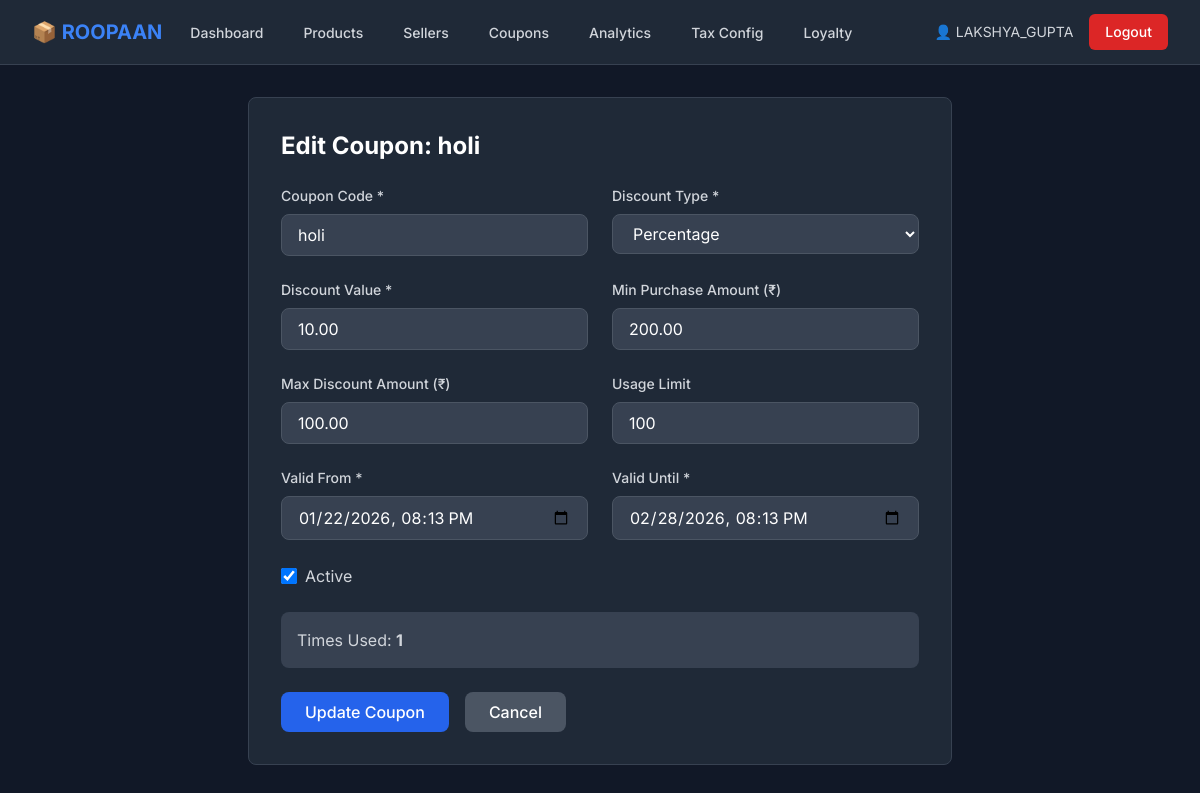
The page /inventory/coupons/edit/1/ (signed in) on the database as committed earlier.
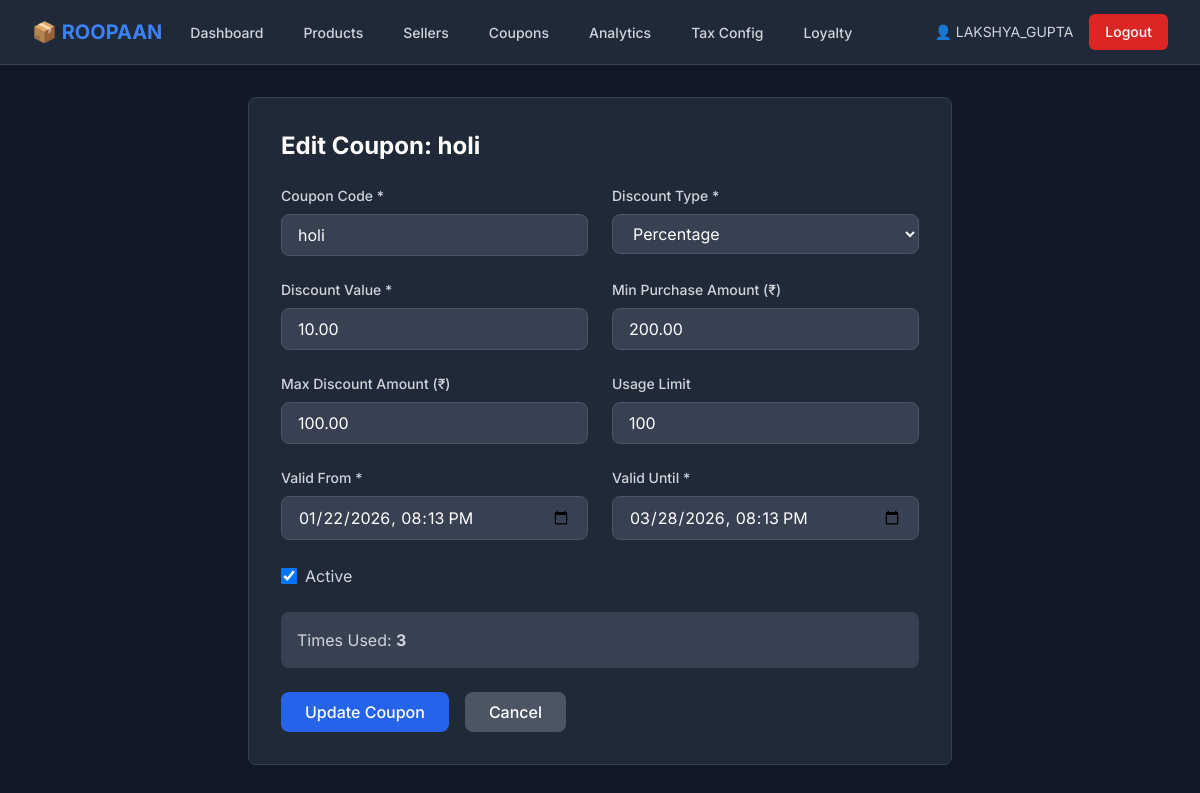
The same page on the database as committed later.
### inventory/models.py (models this page shows, shortened)
class Coupon(models.Model):
    DISCOUNT_TYPE_CHOICES = [
        ('percentage', 'Percentage'),
        ('fixed', 'Fixed Amount'),
    ]
    code = models.CharField(max_length=50, unique=True)
    discount_type = models.CharField(max_length=20, choices=DISCOUNT_TYPE_CHOICES, default='percentage')
    discount_value = models.DecimalField(
        max_digits=10,
        decimal_places=2,
        validators=[MinValueValidator(Decimal('0.00'))]
    )
    min_purchase_amount = models.DecimalField(
        max_digits=10,
        decimal_places=2,
        default=Decimal('0.00'),
        validators=[MinValueValidator(Decimal('0.00'))]
    )
    max_discount_amount = models.DecimalField(
        max_digits=10,
        decimal_places=2,
        null=True,
        blank=True,
        validators=[MinValueValidator(Decimal('0.00'))]
    )
    is_active = models.BooleanField(default=True)
    valid_from = models.DateTimeField()
    valid_until = models.DateTimeField()
    usage_limit = models.IntegerField(null=True, blank=True)
    times_used = models.IntegerField(default=0)
    created_at = models.DateTimeField(auto_now_add=True)
    created_by = models.ForeignKey(User, on_delete=models.SET_NULL, null=True)

### inventory/views.py (the view)
# urls.py: path('coupons/edit/<int:coupon_id>/', views.edit_coupon, name='edit_coupon'),
@login_required
@user_passes_test(is_inventory_manager)
def edit_coupon(request, coupon_id):
    coupon = get_object_or_404(Coupon, id=coupon_id)
    if request.method == 'POST':
        form = CouponForm(request.POST, instance=coupon)
        if form.is_valid():
            form.save()
            messages.success(request, 'Coupon updated successfully!')
            return redirect('inventory:coupon_list')
    else:
        form = CouponForm(instance=coupon)
    return render(request, 'inventory/edit_coupon.html', {'form': form, 'coupon': coupon})

### inventory/views.py (called while the page is built)
def is_inventory_manager(user):
    return user.is_authenticated and user.user_type == 'inventory'

### templates/inventory/edit_coupon.html (shortened to what this page needs)
{% extends 'base.html' %}
{% block content %}
<div class="max-w-3xl mx-auto px-4 sm:px-6 lg:px-8 py-8">
    <div class="bg-gray-800 rounded-lg p-8 border border-gray-700">
        <h1 class="text-2xl font-bold text-white mb-6">Edit Coupon: {{ coupon.code }}</h1>
        <form method="POST" class="space-y-6">
            <div class="grid grid-cols-1 md:grid-cols-2 gap-6">
                <div>
                    <label class="block text-sm font-medium text-gray-300 mb-2">Coupon Code *</label>
                    {{ form.code }}
                </div>
                <div>
                    <label class="block text-sm font-medium text-gray-300 mb-2">Discount Type *</label>
                    {{ form.discount_type }}
                </div>
                <div>
                    <label class="block text-sm font-medium text-gray-300 mb-2">Discount Value *</label>
                    {{ form.discount_value }}
                </div>
                <div>
                    <label class="block text-sm font-medium text-gray-300 mb-2">Min Purchase Amount (₹)</label>
                    {{ form.min_purchase_amount }}
                </div>
                <div>
                    <label class="block text-sm font-medium text-gray-300 mb-2">Max Discount Amount (₹)</label>
                    {{ form.max_discount_amount }}
                </div>
                <div>
                    <label class="block text-sm font-medium text-gray-300 mb-2">Usage Limit</label>
                    {{ form.usage_limit }}
                </div>
                <div>
                    <label class="block text-sm font-medium text-gray-300 mb-2">Valid From *</label>
                    {{ form.valid_from }}
                </div>
                <div>
                    <label class="block text-sm font-medium text-gray-300 mb-2">Valid Until *</label>
                    {{ form.valid_until }}
                </div>
            </div>
            <div class="flex items-center">
                <label class="flex items-center cursor-pointer">
                    {{ form.is_active }}
                    <span class="ml-2 text-gray-300">Active</span>
                </label>
            </div>
            <div class="bg-gray-700 rounded-lg p-4">
                <p class="text-gray-300">Times Used: <span class="font-bold">{{ coupon.times_used }}</span></p>
            </div>
            <div class="flex gap-4">
                <button type="submit" class="bg-blue-600 hover:bg-blue-700 text-white font-medium py-2 px-6 rounded-lg">
                    Update Coupon
                </button>
                <a href="{% url 'inventory:coupon_list' %}" class="bg-gray-600 hover:bg-gray-700 text-white font-medium py-2 px-6 rounded-lg">
                    Cancel
                </a>
            </div>
        </form>
    </div>
</div>
{% endblock %}

Rows that differ between the two databases and show on the page:
changed Coupon "holi": valid_until "02/28/2026 20:13" → "03/28/2026 20:13"; times_used "1" → "3"
